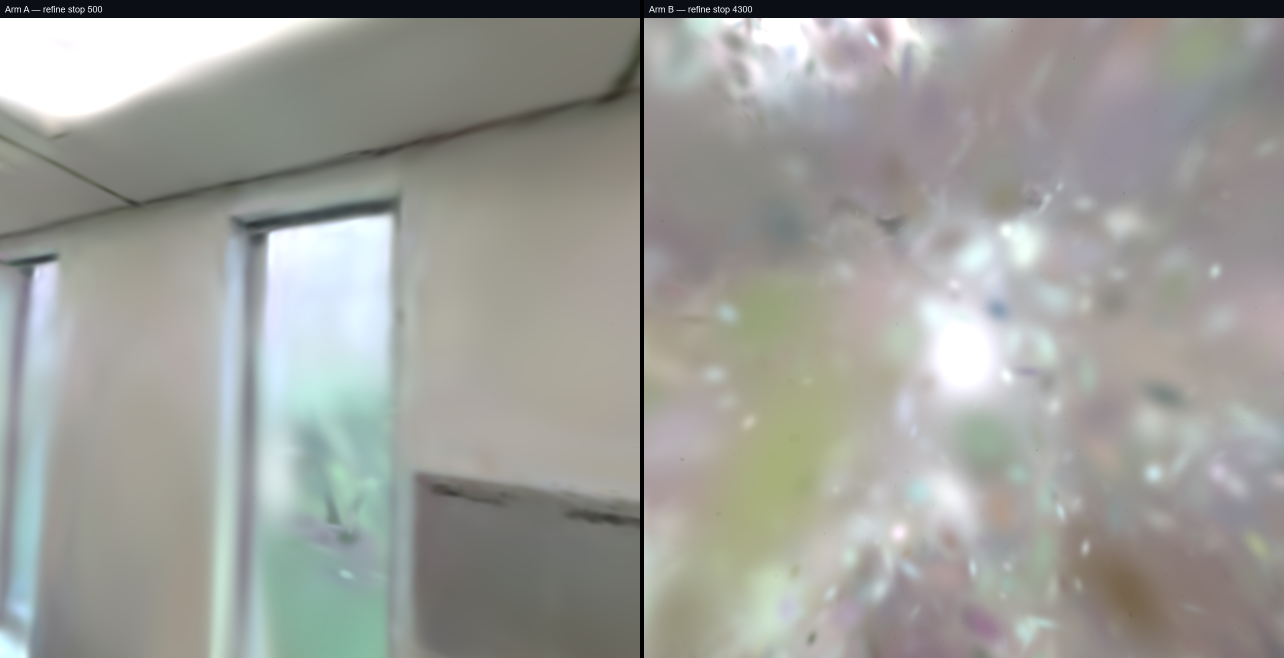
#> input picture docs/ops/exp2-room213-review/A_on_path.png, 2568 x 1316 px, found by its file name (shown at 1/2 size)
$ python compare_arms_exp3.py ../../docs/ops/exp2-room213-review/A_on_path.png
#> lines starting #> are read from the running program, lines starting #| are printed output that depends on the picture
### workers/recon-experiment/hashes.py
"""Content hashing for experiment manifests. No secrets."""
from __future__ import annotations

import hashlib
import json
from pathlib import Path
from typing import Iterable


def sha256_bytes(data: bytes) -> str:
    return hashlib.sha256(data).hexdigest()


def sha256_file(path: Path, chunk: int = 8 * 1024 * 1024) -> str:
    h = hashlib.sha256()
    with Path(path).open("rb") as fh:
        while True:
            block = fh.read(chunk)
            if not block:
                break
            h.update(block)
    return h.hexdigest()


def sha256_json(payload: object) -> str:
    raw = json.dumps(payload, sort_keys=True, separators=(",", ":")).encode("utf-8")
    return sha256_bytes(raw)


# [47 lines left out: functions sha256_paths, sha256_dir, not called in this run]

### workers/recon-experiment/compare_arms_exp3.py
"""Experiment 3 Arm C vs Arm D pack: side-by-side QA views + metric tables. No winner selection."""
from __future__ import annotations

import json
import sys
from pathlib import Path

ROOT = Path(__file__).resolve().parent
if str(ROOT) not in sys.path:
    sys.path.insert(0, str(ROOT))

import exp3  # noqa: E402
from hashes import sha256_file  # noqa: E402

OUT_NAMES = ("A_on_path.png", "B_off_path.png", "C_dollhouse.png", "D_overhead.png")


def _load(path: Path) -> dict:
    return json.loads(path.read_text(encoding="utf-8")) if path.is_file() else {}


def compare(root: Path) -> dict:
    c_dir = root / exp3.ARM_C["name"]
    d_dir = root / exp3.ARM_D["name"]
    c_res, d_res = _load(c_dir / "resolved-config.json"), _load(d_dir / "resolved-config.json")
    diff = exp3.preflight_diff(c_res, d_res) if c_res and d_res else {"ok": False, "differing_keys": ["missing resolved-config"]}
    dest = root / "comparison"
    dest.mkdir(parents=True, exist_ok=True)
    from PIL import Image
    import numpy as np

    panels = {}
    for step in exp3.EVAL_STEPS:
        for name in OUT_NAMES:
            left = c_dir / "qa" / f"step-{step}" / name
            right = d_dir / "qa" / f"step-{step}" / name
            if not (left.is_file() and right.is_file()):
                continue
            arr_l, arr_r = np.asarray(Image.open(left)), np.asarray(Image.open(right))
#> arr_l is the input picture: shape (1316, 2568, 3); mean R, G, B 156.2, 157.3, 152.7
            gap = np.zeros((arr_l.shape[0], 8, 3), dtype=np.uint8)
            out = dest / f"step-{step}" / name
            out.parent.mkdir(parents=True, exist_ok=True)
            Image.fromarray(np.concatenate([arr_l, gap, arr_r], axis=1)).save(out)
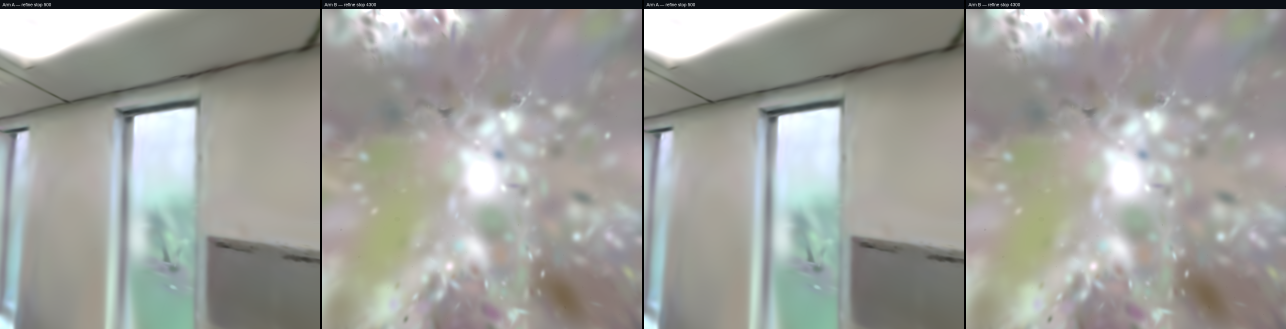
#> saved as A_on_path.png: PIL image 5144x1316 RGB (shown at 1/4 size); mean R, G, B 156, 157.1, 152.5
            panels[f"{step}/{name}"] = sha256_file(out)
    c_man, d_man = _load(c_dir / "result-manifest.json"), _load(d_dir / "result-manifest.json")
    payload = {
        "experiment_id": exp3.EXPERIMENT_ID,
        "status": "needs_review",
        "published": False,
        "HUMAN_VISUAL_VERDICT": "UNREVIEWED",
        "changed_variable": exp3.CHANGED_VARIABLE,
        "layout": f"Arm C {exp3.ARM_C['name']} (left) | Arm D {exp3.ARM_D['name']} (right)",
        "resolved_config_diff": diff,
        "side_by_side": panels,
        "eval": {"arm_c": c_man.get("eval"), "arm_d": d_man.get("eval")},
        "opacity_stats": {"arm_c": c_man.get("opacity_stats"), "arm_d": d_man.get("opacity_stats")},
        "train": {"arm_c": c_man.get("train"), "arm_d": d_man.get("train")},
        "status_by_arm": {"arm_c": c_man.get("status"), "arm_d": d_man.get("status")},
        "note": "Aggregate held-out PSNR/SSIM/LPIPS from ns-eval; single-image train PSNR is not a selection metric.",
    }
    (dest / "comparison.json").write_text(json.dumps(payload, indent=2, default=str) + "\n")
    return payload


if __name__ == "__main__":
    print(json.dumps(compare(Path(sys.argv[1])), indent=2, default=str)[:4000])
